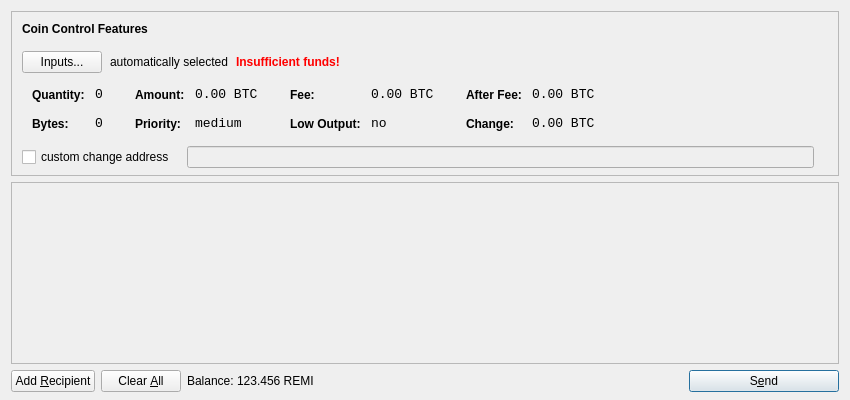
<?xml version="1.0" encoding="UTF-8"?>
<ui version="4.0">
 <class>SendCoinsDialog</class>
 <widget class="QDialog" name="SendCoinsDialog">
  <property name="geometry">
   <rect>
    <x>0</x>
    <y>0</y>
    <width>850</width>
    <height>400</height>
   </rect>
  </property>
  <property name="windowTitle">
   <string>Send Coins</string>
  </property>
  <layout class="QVBoxLayout" name="verticalLayout" stretch="0,1,0">
   <property name="bottomMargin">
    <number>8</number>
   </property>
   <item>
    <widget class="QFrame" name="frameCoinControl">
     <property name="sizePolicy">
      <sizepolicy hsizetype="Expanding" vsizetype="Expanding">
       <horstretch>0</horstretch>
       <verstretch>0</verstretch>
      </sizepolicy>
     </property>
     <property name="maximumSize">
      <size>
       <width>16777215</width>
       <height>16777215</height>
      </size>
     </property>
     <property name="frameShape">
      <enum>QFrame::StyledPanel</enum>
     </property>
     <property name="frameShadow">
      <enum>QFrame::Sunken</enum>
     </property>
     <layout class="QVBoxLayout" name="verticalLayoutCoinControl2">
      <property name="spacing">
       <number>-1</number>
      </property>
      <property name="leftMargin">
       <number>0</number>
      </property>
      <property name="topMargin">
       <number>0</number>
      </property>
      <property name="rightMargin">
       <number>0</number>
      </property>
      <property name="bottomMargin">
       <number>6</number>
      </property>
      <item>
       <layout class="QVBoxLayout" name="verticalLayoutCoinControl" stretch="0,0,0,0,1">
        <property name="spacing">
         <number>0</number>
        </property>
        <property name="leftMargin">
         <number>10</number>
        </property>
        <property name="topMargin">
         <number>10</number>
        </property>
        <item>
         <layout class="QHBoxLayout" name="horizontalLayoutCoinControl1">
          <property name="bottomMargin">
           <number>15</number>
          </property>
          <item>
           <widget class="QLabel" name="labelCoinControlFeatures">
            <property name="sizePolicy">
             <sizepolicy hsizetype="Preferred" vsizetype="Maximum">
              <horstretch>0</horstretch>
              <verstretch>0</verstretch>
             </sizepolicy>
            </property>
            <property name="font">
             <font>
              <weight>75</weight>
              <bold>true</bold>
             </font>
            </property>
            <property name="styleSheet">
             <string notr="true">font-weight:bold;</string>
            </property>
            <property name="text">
             <string>Coin Control Features</string>
            </property>
           </widget>
          </item>
         </layout>
        </item>
        <item>
         <layout class="QHBoxLayout" name="horizontalLayoutCoinControl2" stretch="0,0,0,0">
          <property name="spacing">
           <number>8</number>
          </property>
          <property name="bottomMargin">
           <number>10</number>
          </property>
          <item>
           <widget class="QPushButton" name="pushButtonCoinControl">
            <property name="styleSheet">
             <string notr="true"/>
            </property>
            <property name="text">
             <string>Inputs...</string>
            </property>
           </widget>
          </item>
          <item>
           <widget class="QLabel" name="labelCoinControlAutomaticallySelected">
            <property name="text">
             <string>automatically selected</string>
            </property>
            <property name="margin">
             <number>5</number>
            </property>
           </widget>
          </item>
          <item>
           <widget class="QLabel" name="labelCoinControlInsuffFunds">
            <property name="font">
             <font>
              <weight>75</weight>
              <bold>true</bold>
             </font>
            </property>
            <property name="styleSheet">
             <string notr="true">color:red;font-weight:bold;</string>
            </property>
            <property name="text">
             <string>Insufficient funds!</string>
            </property>
            <property name="margin">
             <number>5</number>
            </property>
           </widget>
          </item>
          <item>
           <spacer name="horizontalSpacerCoinControl">
            <property name="orientation">
             <enum>Qt::Horizontal</enum>
            </property>
            <property name="sizeHint" stdset="0">
             <size>
              <width>40</width>
              <height>1</height>
             </size>
            </property>
           </spacer>
          </item>
         </layout>
        </item>
        <item>
         <widget class="QWidget" name="widgetCoinControl" native="true">
          <property name="sizePolicy">
           <sizepolicy hsizetype="Preferred" vsizetype="Preferred">
            <horstretch>0</horstretch>
            <verstretch>0</verstretch>
           </sizepolicy>
          </property>
          <property name="minimumSize">
           <size>
            <width>0</width>
            <height>0</height>
           </size>
          </property>
          <property name="styleSheet">
           <string notr="true"/>
          </property>
          <layout class="QHBoxLayout" name="horizontalLayoutCoinControl5">
           <property name="margin">
            <number>0</number>
           </property>
           <item>
            <layout class="QHBoxLayout" name="horizontalLayoutCoinControl3" stretch="0,0,0,1">
             <property name="spacing">
              <number>20</number>
             </property>
             <property name="topMargin">
              <number>0</number>
             </property>
             <property name="bottomMargin">
              <number>10</number>
             </property>
             <item>
              <layout class="QFormLayout" name="formLayoutCoinControl1">
               <property name="horizontalSpacing">
                <number>10</number>
               </property>
               <property name="verticalSpacing">
                <number>14</number>
               </property>
               <property name="leftMargin">
                <number>10</number>
               </property>
               <property name="topMargin">
                <number>4</number>
               </property>
               <property name="rightMargin">
                <number>6</number>
               </property>
               <item row="0" column="0">
                <widget class="QLabel" name="labelCoinControlQuantityText">
                 <property name="styleSheet">
                  <string notr="true">font-weight:bold;</string>
                 </property>
                 <property name="text">
                  <string>Quantity:</string>
                 </property>
                 <property name="margin">
                  <number>0</number>
                 </property>
                </widget>
               </item>
               <item row="0" column="1">
                <widget class="QLabel" name="labelCoinControlQuantity">
                 <property name="font">
                  <font>
                   <family>Monospace</family>
                   <pointsize>10</pointsize>
                  </font>
                 </property>
                 <property name="cursor">
                  <cursorShape>IBeamCursor</cursorShape>
                 </property>
                 <property name="contextMenuPolicy">
                  <enum>Qt::ActionsContextMenu</enum>
                 </property>
                 <property name="text">
                  <string notr="true">0</string>
                 </property>
                 <property name="margin">
                  <number>0</number>
                 </property>
                 <property name="textInteractionFlags">
                  <set>Qt::LinksAccessibleByMouse|Qt::TextSelectableByKeyboard|Qt::TextSelectableByMouse</set>
                 </property>
                </widget>
               </item>
               <item row="1" column="0">
                <widget class="QLabel" name="labelCoinControlBytesText">
                 <property name="styleSheet">
                  <string notr="true">font-weight:bold;</string>
                 </property>
                 <property name="text">
                  <string>Bytes:</string>
                 </property>
                </widget>
               </item>
               <item row="1" column="1">
                <widget class="QLabel" name="labelCoinControlBytes">
                 <property name="font">
                  <font>
                   <family>Monospace</family>
                   <pointsize>10</pointsize>
                  </font>
                 </property>
                 <property name="cursor">
                  <cursorShape>IBeamCursor</cursorShape>
                 </property>
                 <property name="contextMenuPolicy">
                  <enum>Qt::ActionsContextMenu</enum>
                 </property>
                 <property name="text">
                  <string notr="true">0</string>
                 </property>
                 <property name="textInteractionFlags">
                  <set>Qt::LinksAccessibleByMouse|Qt::TextSelectableByKeyboard|Qt::TextSelectableByMouse</set>
                 </property>
                </widget>
               </item>
              </layout>
             </item>
             <item>
              <layout class="QFormLayout" name="formLayoutCoinControl2">
               <property name="horizontalSpacing">
                <number>10</number>
               </property>
               <property name="verticalSpacing">
                <number>14</number>
               </property>
               <property name="leftMargin">
                <number>6</number>
               </property>
               <property name="topMargin">
                <number>4</number>
               </property>
               <property name="rightMargin">
                <number>6</number>
               </property>
               <item row="0" column="0">
                <widget class="QLabel" name="labelCoinControlAmountText">
                 <property name="styleSheet">
                  <string notr="true">font-weight:bold;</string>
                 </property>
                 <property name="text">
                  <string>Amount:</string>
                 </property>
                 <property name="margin">
                  <number>0</number>
                 </property>
                </widget>
               </item>
               <item row="0" column="1">
                <widget class="QLabel" name="labelCoinControlAmount">
                 <property name="font">
                  <font>
                   <family>Monospace</family>
                   <pointsize>10</pointsize>
                  </font>
                 </property>
                 <property name="cursor">
                  <cursorShape>IBeamCursor</cursorShape>
                 </property>
                 <property name="contextMenuPolicy">
                  <enum>Qt::ActionsContextMenu</enum>
                 </property>
                 <property name="text">
                  <string notr="true">0.00 BTC</string>
                 </property>
                 <property name="textInteractionFlags">
                  <set>Qt::LinksAccessibleByMouse|Qt::TextSelectableByKeyboard|Qt::TextSelectableByMouse</set>
                 </property>
                </widget>
               </item>
               <item row="1" column="0">
                <widget class="QLabel" name="labelCoinControlPriorityText">
                 <property name="styleSheet">
                  <string notr="true">font-weight:bold;</string>
                 </property>
                 <property name="text">
                  <string>Priority:</string>
                 </property>
                </widget>
               </item>
               <item row="1" column="1">
                <widget class="QLabel" name="labelCoinControlPriority">
                 <property name="font">
                  <font>
                   <family>Monospace</family>
                   <pointsize>10</pointsize>
                  </font>
                 </property>
                 <property name="cursor">
                  <cursorShape>IBeamCursor</cursorShape>
                 </property>
                 <property name="contextMenuPolicy">
                  <enum>Qt::ActionsContextMenu</enum>
                 </property>
                 <property name="text">
                  <string>medium</string>
                 </property>
                 <property name="textInteractionFlags">
                  <set>Qt::LinksAccessibleByMouse|Qt::TextSelectableByKeyboard|Qt::TextSelectableByMouse</set>
                 </property>
                </widget>
               </item>
              </layout>
             </item>
             <item>
              <layout class="QFormLayout" name="formLayoutCoinControl3">
               <property name="horizontalSpacing">
                <number>10</number>
               </property>
               <property name="verticalSpacing">
                <number>14</number>
               </property>
               <property name="leftMargin">
                <number>6</number>
               </property>
               <property name="topMargin">
                <number>4</number>
               </property>
               <property name="rightMargin">
                <number>6</number>
               </property>
               <item row="0" column="0">
                <widget class="QLabel" name="labelCoinControlFeeText">
                 <property name="styleSheet">
                  <string notr="true">font-weight:bold;</string>
                 </property>
                 <property name="text">
                  <string>Fee:</string>
                 </property>
                 <property name="margin">
                  <number>0</number>
                 </property>
                </widget>
               </item>
               <item row="0" column="1">
                <widget class="QLabel" name="labelCoinControlFee">
                 <property name="font">
                  <font>
                   <family>Monospace</family>
                   <pointsize>10</pointsize>
                  </font>
                 </property>
                 <property name="cursor">
                  <cursorShape>IBeamCursor</cursorShape>
                 </property>
                 <property name="contextMenuPolicy">
                  <enum>Qt::ActionsContextMenu</enum>
                 </property>
                 <property name="text">
                  <string notr="true">0.00 BTC</string>
                 </property>
                 <property name="textInteractionFlags">
                  <set>Qt::LinksAccessibleByMouse|Qt::TextSelectableByKeyboard|Qt::TextSelectableByMouse</set>
                 </property>
                </widget>
               </item>
               <item row="1" column="0">
                <widget class="QLabel" name="labelCoinControlLowOutputText">
                 <property name="styleSheet">
                  <string notr="true">font-weight:bold;</string>
                 </property>
                 <property name="text">
                  <string>Low Output:</string>
                 </property>
                </widget>
               </item>
               <item row="1" column="1">
                <widget class="QLabel" name="labelCoinControlLowOutput">
                 <property name="font">
                  <font>
                   <family>Monospace</family>
                   <pointsize>10</pointsize>
                  </font>
                 </property>
                 <property name="cursor">
                  <cursorShape>IBeamCursor</cursorShape>
                 </property>
                 <property name="contextMenuPolicy">
                  <enum>Qt::ActionsContextMenu</enum>
                 </property>
                 <property name="text">
                  <string>no</string>
                 </property>
                 <property name="textInteractionFlags">
                  <set>Qt::LinksAccessibleByMouse|Qt::TextSelectableByKeyboard|Qt::TextSelectableByMouse</set>
                 </property>
                </widget>
               </item>
              </layout>
             </item>
             <item>
              <layout class="QFormLayout" name="formLayoutCoinControl4">
               <property name="horizontalSpacing">
                <number>10</number>
               </property>
               <property name="verticalSpacing">
                <number>14</number>
               </property>
               <property name="leftMargin">
                <number>6</number>
               </property>
               <property name="topMargin">
                <number>4</number>
               </property>
               <property name="rightMargin">
                <number>6</number>
               </property>
               <item row="0" column="0">
                <widget class="QLabel" name="labelCoinControlAfterFeeText">
                 <property name="styleSheet">
                  <string notr="true">font-weight:bold;</string>
                 </property>
                 <property name="text">
                  <string>After Fee:</string>
                 </property>
                 <property name="margin">
                  <number>0</number>
                 </property>
                </widget>
               </item>
               <item row="0" column="1">
                <widget class="QLabel" name="labelCoinControlAfterFee">
                 <property name="font">
                  <font>
                   <family>Monospace</family>
                   <pointsize>10</pointsize>
                  </font>
                 </property>
                 <property name="cursor">
                  <cursorShape>IBeamCursor</cursorShape>
                 </property>
                 <property name="contextMenuPolicy">
                  <enum>Qt::ActionsContextMenu</enum>
                 </property>
                 <property name="text">
                  <string notr="true">0.00 BTC</string>
                 </property>
                 <property name="textInteractionFlags">
                  <set>Qt::LinksAccessibleByMouse|Qt::TextSelectableByKeyboard|Qt::TextSelectableByMouse</set>
                 </property>
                </widget>
               </item>
               <item row="1" column="0">
                <widget class="QLabel" name="labelCoinControlChangeText">
                 <property name="styleSheet">
                  <string notr="true">font-weight:bold;</string>
                 </property>
                 <property name="text">
                  <string>Change:</string>
                 </property>
                </widget>
               </item>
               <item row="1" column="1">
                <widget class="QLabel" name="labelCoinControlChange">
                 <property name="font">
                  <font>
                   <family>Monospace</family>
                   <pointsize>10</pointsize>
                  </font>
                 </property>
                 <property name="cursor">
                  <cursorShape>IBeamCursor</cursorShape>
                 </property>
                 <property name="contextMenuPolicy">
                  <enum>Qt::ActionsContextMenu</enum>
                 </property>
                 <property name="text">
                  <string notr="true">0.00 BTC</string>
                 </property>
                 <property name="textInteractionFlags">
                  <set>Qt::LinksAccessibleByMouse|Qt::TextSelectableByKeyboard|Qt::TextSelectableByMouse</set>
                 </property>
                </widget>
               </item>
              </layout>
             </item>
            </layout>
           </item>
          </layout>
         </widget>
        </item>
        <item>
         <layout class="QHBoxLayout" name="horizontalLayoutCoinControl4" stretch="0,0,0">
          <property name="spacing">
           <number>12</number>
          </property>
          <property name="sizeConstraint">
           <enum>QLayout::SetDefaultConstraint</enum>
          </property>
          <property name="topMargin">
           <number>5</number>
          </property>
          <property name="rightMargin">
           <number>5</number>
          </property>
          <item>
           <widget class="QCheckBox" name="checkBoxCoinControlChange">
            <property name="text">
             <string>custom change address</string>
            </property>
           </widget>
          </item>
          <item>
           <widget class="QLineEdit" name="lineEditCoinControlChange">
            <property name="enabled">
             <bool>false</bool>
            </property>
            <property name="sizePolicy">
             <sizepolicy hsizetype="Expanding" vsizetype="Fixed">
              <horstretch>0</horstretch>
              <verstretch>0</verstretch>
             </sizepolicy>
            </property>
           </widget>
          </item>
          <item>
           <widget class="QLabel" name="labelCoinControlChangeLabel">
            <property name="sizePolicy">
             <sizepolicy hsizetype="Preferred" vsizetype="Expanding">
              <horstretch>0</horstretch>
              <verstretch>0</verstretch>
             </sizepolicy>
            </property>
            <property name="minimumSize">
             <size>
              <width>0</width>
              <height>0</height>
             </size>
            </property>
            <property name="text">
             <string/>
            </property>
            <property name="margin">
             <number>3</number>
            </property>
           </widget>
          </item>
         </layout>
        </item>
        <item>
         <spacer name="verticalSpacerCoinControl">
          <property name="orientation">
           <enum>Qt::Vertical</enum>
          </property>
          <property name="sizeHint" stdset="0">
           <size>
            <width>800</width>
            <height>1</height>
           </size>
          </property>
         </spacer>
        </item>
       </layout>
      </item>
     </layout>
    </widget>
   </item>
   <item>
    <widget class="QScrollArea" name="scrollArea">
     <property name="widgetResizable">
      <bool>true</bool>
     </property>
     <widget class="QWidget" name="scrollAreaWidgetContents">
      <property name="geometry">
       <rect>
        <x>0</x>
        <y>0</y>
        <width>830</width>
        <height>165</height>
       </rect>
      </property>
      <layout class="QVBoxLayout" name="verticalLayout_2">
       <property name="margin">
        <number>0</number>
       </property>
       <item>
        <layout class="QVBoxLayout" name="entries">
         <property name="spacing">
          <number>6</number>
         </property>
        </layout>
       </item>
       <item>
        <spacer name="verticalSpacer">
         <property name="orientation">
          <enum>Qt::Vertical</enum>
         </property>
         <property name="sizeHint" stdset="0">
          <size>
           <width>20</width>
           <height>40</height>
          </size>
         </property>
        </spacer>
       </item>
      </layout>
     </widget>
    </widget>
   </item>
   <item>
    <layout class="QHBoxLayout" name="horizontalLayout">
     <item>
      <widget class="QPushButton" name="addButton">
       <property name="toolTip">
        <string>Send to multiple recipients at once</string>
       </property>
       <property name="text">
        <string>Add &amp;Recipient</string>
       </property>
       <property name="icon">
        <iconset resource="../bitcoin.qrc">
         <normaloff>:/icons/add</normaloff>:/icons/add</iconset>
       </property>
       <property name="autoDefault">
        <bool>false</bool>
       </property>
      </widget>
     </item>
     <item>
      <widget class="QPushButton" name="clearButton">
       <property name="sizePolicy">
        <sizepolicy hsizetype="Minimum" vsizetype="Fixed">
         <horstretch>0</horstretch>
         <verstretch>0</verstretch>
        </sizepolicy>
       </property>
       <property name="toolTip">
        <string>Remove all transaction fields</string>
       </property>
       <property name="text">
        <string>Clear &amp;All</string>
       </property>
       <property name="icon">
        <iconset resource="../bitcoin.qrc">
         <normaloff>:/icons/remove</normaloff>:/icons/remove</iconset>
       </property>
       <property name="autoRepeatDelay">
        <number>300</number>
       </property>
       <property name="autoDefault">
        <bool>false</bool>
       </property>
      </widget>
     </item>
     <item>
      <layout class="QHBoxLayout" name="horizontalLayout_2">
       <property name="spacing">
        <number>3</number>
       </property>
       <item>
        <widget class="QLabel" name="label">
         <property name="text">
          <string>Balance:</string>
         </property>
        </widget>
       </item>
       <item>
        <widget class="QLabel" name="labelBalance">
         <property name="cursor">
          <cursorShape>IBeamCursor</cursorShape>
         </property>
         <property name="text">
          <string>123.456 REMI</string>
         </property>
         <property name="textInteractionFlags">
          <set>Qt::LinksAccessibleByMouse|Qt::TextSelectableByKeyboard|Qt::TextSelectableByMouse</set>
         </property>
        </widget>
       </item>
      </layout>
     </item>
     <item>
      <spacer name="horizontalSpacer">
       <property name="orientation">
        <enum>Qt::Horizontal</enum>
       </property>
       <property name="sizeHint" stdset="0">
        <size>
         <width>40</width>
         <height>20</height>
        </size>
       </property>
      </spacer>
     </item>
     <item>
      <widget class="QPushButton" name="sendButton">
       <property name="minimumSize">
        <size>
         <width>150</width>
         <height>0</height>
        </size>
       </property>
       <property name="toolTip">
        <string>Confirm the send action</string>
       </property>
       <property name="text">
        <string>S&amp;end</string>
       </property>
       <property name="icon">
        <iconset resource="../bitcoin.qrc">
         <normaloff>:/icons/send</normaloff>:/icons/send</iconset>
       </property>
       <property name="default">
        <bool>true</bool>
       </property>
      </widget>
     </item>
    </layout>
   </item>
  </layout>
 </widget>
 <resources>
  <include location="../bitcoin.qrc"/>
 </resources>
 <connections/>
</ui>
